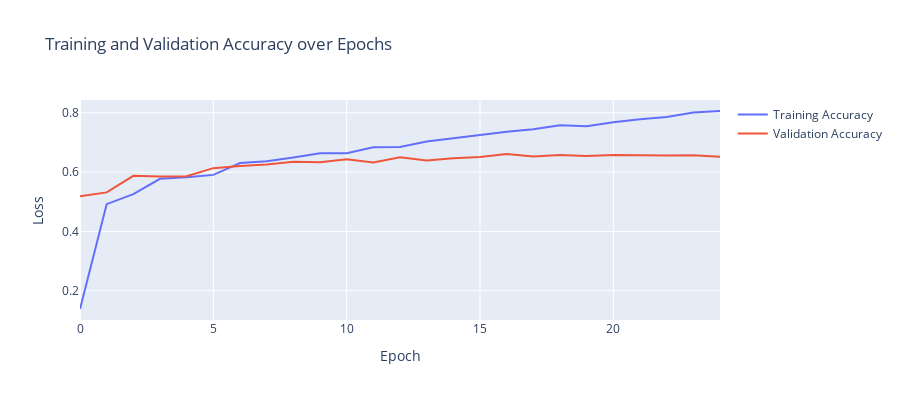

Write notebook code for a chart like this one.
### Code cell
fig = graph.Figure()

# the training loss 
fig.add_trace(graph.Scatter(y=train_acc, mode='lines', name='Training Accuracy'))
# the validation loss 
fig.add_trace(graph.Scatter(y=val_acc, mode='lines', name='Validation Accuracy'))
# Update the layout with titles and axis labels
fig.update_layout(title='Training and Validation Accuracy over Epochs',
                  xaxis_title='Epoch',
                  yaxis_title='Loss',
                  width=900,
                  height=400)
fig.show()

### Figure 1 — Plotly figure (JSON) as saved in the notebook; plotly's stock layout.template omitted (floating-point values rounded to 4 significant figures)
{"data": [{"mode": "lines", "name": "Training Accuracy", "type": "scatter", "y": [0.1385, 0.492, 0.5255, 0.5774, 0.5825, 0.5906, 0.6303, 0.6365, 0.6495, 0.6633, 0.6632, 0.6837, 0.6849, 0.7028, 0.714, 0.7255, 0.7362, 0.7442, 0.7581, 0.7543, 0.7678, 0.7785, 0.7855, 0.8007, 0.8059]}, {"mode": "lines", "name": "Validation Accuracy", "type": "scatter", "y": [0.5183, 0.5316, 0.5873, 0.5853, 0.5859, 0.6134, 0.6204, 0.6252, 0.6352, 0.6329, 0.6431, 0.6323, 0.6499, 0.6388, 0.6465, 0.651, 0.6606, 0.653, 0.6572, 0.6544, 0.6572, 0.6555, 0.6561, 0.6569, 0.6519]}], "layout": {"height": 400, "title": {"text": "Training and Validation Accuracy over Epochs"}, "width": 900, "xaxis": {"title": {"text": "Epoch"}}, "yaxis": {"title": {"text": "Loss"}}}}
